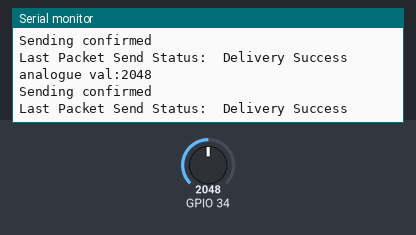
Simulated run of this sketch. Board: ESP32. Parts: the last lines printed to the serial monitor. The inputs (shaded band) are chosen by the test bench; at power-on: GPIO 34 = 2048.

Above: at 1.8 s.
1.9 s: GPIO 34 set to 2866
At 2.7 s:
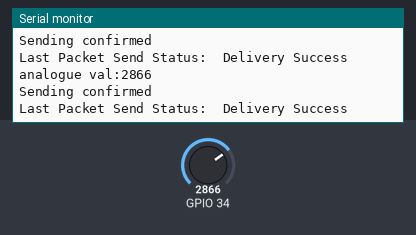
3.4 s: GPIO 34 set to 3603
At 4.8 s:
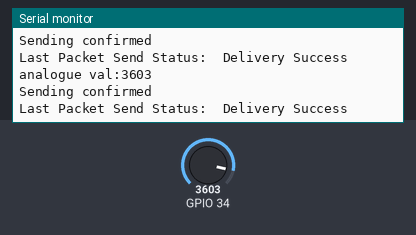
Timing chart, 0 to 6.4 s (numbered marks = the images above; inputs shaded):
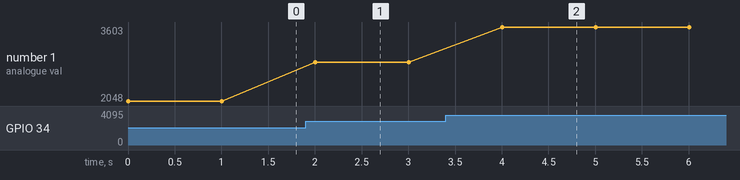

The sketch:

initiator.ino
```cpp
// Include Libraries
#include <esp_now.h>
#include <WiFi.h>

// Variables for test data
int int_value;
float float_value;
//bool bool_value = true;

// MAC Address of responder - edit as required
uint8_t broadcastAddress[] = {0x84, 0xF7, 0x03, 0x3A, 0x88, 0xFC};

// Define a data structure
typedef struct struct_message {
  char a[32];
  int b;
  float c;
 // bool d;
} struct_message;

// Create a structured object
struct_message myData;

// Peer info
esp_now_peer_info_t peerInfo;

// Callback function called when data is sent
void OnDataSent(const uint8_t *mac_addr, esp_now_send_status_t status) {
  Serial.print("\r\nLast Packet Send Status:\t");
  Serial.println(status == ESP_NOW_SEND_SUCCESS ? "Delivery Success" : "Delivery Fail");
}

void setup() {

  // Set up Serial Monitor
  Serial.begin(115200);

  // Set ESP32 as a Wi-Fi Station
  WiFi.mode(WIFI_STA);

  // Initilize ESP-NOW
  if (esp_now_init() != ESP_OK) {
    Serial.println("Error initializing ESP-NOW");
    return;
  }

  // Register the send callback
  esp_now_register_send_cb(OnDataSent);

  // Register peer
  memcpy(peerInfo.peer_addr, broadcastAddress, 6);
  peerInfo.channel = 0;
  peerInfo.encrypt = false;

  // Add peer
  if (esp_now_add_peer(&peerInfo) != ESP_OK){
    Serial.println("Failed to add peer");
    return;
  }
}

void loop() {

  // Create test data

  // Generate a random integer
  int_value = analogRead(34);
  Serial.print("analogue val:");
  Serial.println(int_value);
  // Use integer to make a new float
  float_value = 1.3 * int_value;

  // Invert the boolean value
  //bool_value = !bool_value;

  // Format structured data
  strcpy(myData.a, "Welcome to the Embeded system lab!");
  myData.b = int_value;
  myData.c = float_value;
//  myData.d = bool_value;

  // Send message via ESP-NOW
  esp_err_t result = esp_now_send(broadcastAddress, (uint8_t *) &myData, sizeof(myData));

  if (result == ESP_OK) {
    Serial.println("Sending confirmed");
  }
  else {
    Serial.println("Sending error");
  }
  delay(1000);
}
```

Measured:
- after the input at 1.9 s, the serial monitor: prints a new line after 0.10 s (image 1)
- after the input at 3.4 s, the serial monitor: prints a new line after 0.60 s (image 2)
- plotted number 1: 2048 → 2866 after the input at 1.9 s, 2866 → 3603 after the input at 3.4 s
